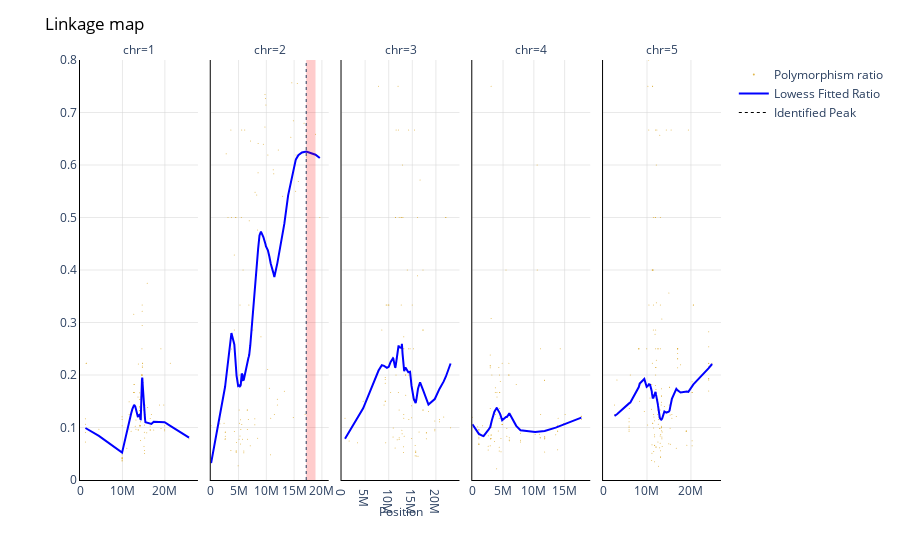

The cell this chart's notebook holds for it:
### Code cell
chr_facets_p=df_peaks["chr"].unique()

fig = px.scatter(df, x=df['pos'], y=df['ratio'],
    facet_col="chr",
    opacity=0.8,
    color_discrete_sequence=['goldenrod'],
    trendline="lowess",
    trendline_options=dict(frac=lowess_span),
    trendline_color_override="blue")
            
fig.add_trace(go.Scatter(x=[1],
    y=[1],
    mode='lines',
    name='Lowess Fitted Ratio',
    line=dict(color="blue")))
            
fig.update_layout(dict(plot_bgcolor = 'white'))
fig.update_xaxes(matches=None)
fig.for_each_xaxis(lambda xaxis: xaxis.update(showticklabels=True))
fig.for_each_xaxis(lambda x: x.update(title = ''))
fig.for_each_yaxis(lambda y: y.update(title = ''))

fig.add_annotation(
    showarrow=False,
    xanchor='center',
    xref='paper', 
    x=0.5, 
    yref='paper',
    y=-0.1,
    text='Position'
)

fig.add_annotation(
    showarrow=False,
    xanchor='center',
    xref='paper', 
    x=-0.8, 
    yanchor='middle',
    yref='paper',
    y=0.6,
    textangle=-90,
    text='Ratio'
)


fig.update_xaxes(showgrid=True, 
    gridwidth=0.5, 
    gridcolor='lightgrey')

fig.update_xaxes(showline=True, 
    linewidth=1, 
    linecolor='black')

fig.update_xaxes(rangemode="tozero")

fig.update_yaxes(showgrid=True, 
    gridwidth=0.5, 
    gridcolor='lightgrey')

fig.update_yaxes(showline=True, 
    linewidth=1, 
    linecolor='black')

fig.update_yaxes(range=[0, 0.8])

fig.update_layout(title=dict(text="Linkage map",
    font=dict(color='black')))

fig.update_traces(marker=dict(size=1))

fig['data'][0]['showlegend'] = True
fig['data'][0]['name'] = 'Polymorphism ratio'

max_pos=df_peaks['pos'].max()
min_pos=df_peaks['pos'].min()

for i in chr_facets_p:
    df_peaks_chr=df_peaks[df_peaks['chr']==i]
    max_pos=df_peaks_chr['pos'].max()
    min_pos=df_peaks_chr['pos'].min()
    if max_pos > 0:
        max_yhat_pos=df_peaks_chr.loc[df_peaks_chr['yhat'] == df_peaks_chr['yhat'].max()]['pos'].values[0]
        print(max_yhat_pos)
        fig.add_vrect(x0=min_pos, x1=max_pos, col=i,
                    fillcolor="red", opacity=0.2, line_width=0)
        fig.add_vline(x=max_yhat_pos, 
                    line_dash="dot", 
                    col=i, 
                    line_width=1)
    
fig.add_trace(go.Scatter(x=[0,0], 
    y=[0,0], 
    mode='lines', 
    line=dict(color='black', width=1, dash='dot'),
    name='Identified Peak',))

fig.show()
df_peaks.to_csv('peaks_file_name.tsv', sep='\t')
